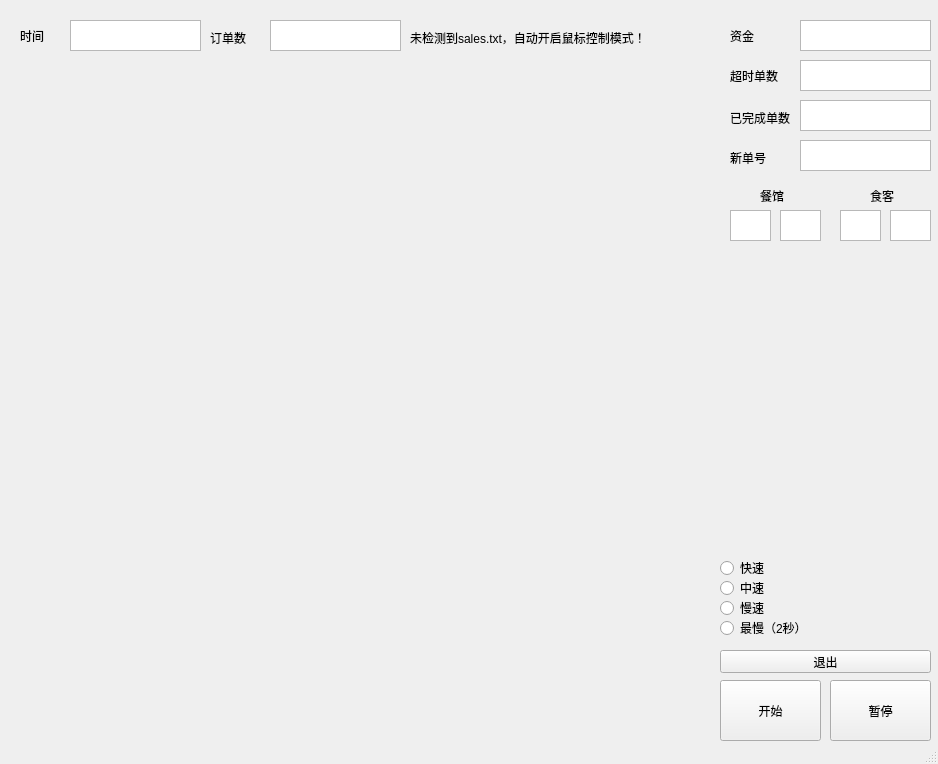
<?xml version="1.0" encoding="UTF-8"?>
<ui version="4.0">
 <class>MainWindow</class>
 <widget class="QMainWindow" name="MainWindow">
  <property name="geometry">
   <rect>
    <x>0</x>
    <y>0</y>
    <width>938</width>
    <height>764</height>
   </rect>
  </property>
  <property name="windowTitle">
   <string>SuperDelivery</string>
  </property>
  <widget class="QWidget" name="centralWidget">
   <widget class="QLabel" name="label">
    <property name="geometry">
     <rect>
      <x>20</x>
      <y>30</y>
      <width>54</width>
      <height>12</height>
     </rect>
    </property>
    <property name="text">
     <string>时间</string>
    </property>
   </widget>
   <widget class="QLabel" name="label_2">
    <property name="geometry">
     <rect>
      <x>730</x>
      <y>30</y>
      <width>54</width>
      <height>12</height>
     </rect>
    </property>
    <property name="text">
     <string>资金</string>
    </property>
   </widget>
   <widget class="QLabel" name="label_3">
    <property name="geometry">
     <rect>
      <x>730</x>
      <y>70</y>
      <width>54</width>
      <height>12</height>
     </rect>
    </property>
    <property name="text">
     <string>超时单数</string>
    </property>
   </widget>
   <widget class="QLabel" name="label_4">
    <property name="geometry">
     <rect>
      <x>730</x>
      <y>110</y>
      <width>61</width>
      <height>16</height>
     </rect>
    </property>
    <property name="text">
     <string>已完成单数</string>
    </property>
   </widget>
   <widget class="QTextBrowser" name="CompleteB">
    <property name="geometry">
     <rect>
      <x>800</x>
      <y>100</y>
      <width>131</width>
      <height>31</height>
     </rect>
    </property>
   </widget>
   <widget class="QTextBrowser" name="timeText">
    <property name="geometry">
     <rect>
      <x>70</x>
      <y>20</y>
      <width>131</width>
      <height>31</height>
     </rect>
    </property>
   </widget>
   <widget class="QTextBrowser" name="OverTimeB">
    <property name="geometry">
     <rect>
      <x>800</x>
      <y>60</y>
      <width>131</width>
      <height>31</height>
     </rect>
    </property>
   </widget>
   <widget class="QTextBrowser" name="FondB">
    <property name="geometry">
     <rect>
      <x>800</x>
      <y>20</y>
      <width>131</width>
      <height>31</height>
     </rect>
    </property>
   </widget>
   <widget class="QPushButton" name="pushButton">
    <property name="geometry">
     <rect>
      <x>720</x>
      <y>680</y>
      <width>101</width>
      <height>61</height>
     </rect>
    </property>
    <property name="text">
     <string>开始</string>
    </property>
   </widget>
   <widget class="QLabel" name="label_150">
    <property name="geometry">
     <rect>
      <x>970</x>
      <y>420</y>
      <width>40</width>
      <height>40</height>
     </rect>
    </property>
    <property name="text">
     <string/>
    </property>
    <property name="pixmap">
     <pixmap>imgsrc/road.png</pixmap>
    </property>
   </widget>
   <widget class="QLabel" name="label_157">
    <property name="geometry">
     <rect>
      <x>950</x>
      <y>370</y>
      <width>40</width>
      <height>40</height>
     </rect>
    </property>
    <property name="text">
     <string/>
    </property>
    <property name="pixmap">
     <pixmap>imgsrc/road.png</pixmap>
    </property>
   </widget>
   <widget class="QPushButton" name="pushButton_2">
    <property name="geometry">
     <rect>
      <x>830</x>
      <y>680</y>
      <width>101</width>
      <height>61</height>
     </rect>
    </property>
    <property name="text">
     <string>暂停</string>
    </property>
   </widget>
   <widget class="QLabel" name="label_5">
    <property name="geometry">
     <rect>
      <x>20</x>
      <y>60</y>
      <width>681</width>
      <height>681</height>
     </rect>
    </property>
    <property name="text">
     <string>&lt;html&gt;&lt;head/&gt;&lt;body&gt;&lt;p&gt;&lt;img src=&quot;:/imgsrc/bg.png&quot;/&gt;&lt;/p&gt;&lt;/body&gt;&lt;/html&gt;</string>
    </property>
   </widget>
   <widget class="QLabel" name="label_6">
    <property name="geometry">
     <rect>
      <x>210</x>
      <y>30</y>
      <width>61</width>
      <height>16</height>
     </rect>
    </property>
    <property name="text">
     <string>订单数</string>
    </property>
   </widget>
   <widget class="QTextBrowser" name="BillC">
    <property name="geometry">
     <rect>
      <x>270</x>
      <y>20</y>
      <width>131</width>
      <height>31</height>
     </rect>
    </property>
   </widget>
   <widget class="QWidget" name="TableW" native="true">
    <property name="geometry">
     <rect>
      <x>19</x>
      <y>59</y>
      <width>681</width>
      <height>681</height>
     </rect>
    </property>
    <layout class="QGridLayout" name="gridLayout"/>
   </widget>
   <widget class="QPushButton" name="pushButton_3">
    <property name="geometry">
     <rect>
      <x>720</x>
      <y>650</y>
      <width>211</width>
      <height>23</height>
     </rect>
    </property>
    <property name="text">
     <string>退出</string>
    </property>
   </widget>
   <widget class="QRadioButton" name="radioButton">
    <property name="geometry">
     <rect>
      <x>720</x>
      <y>580</y>
      <width>89</width>
      <height>16</height>
     </rect>
    </property>
    <property name="text">
     <string>中速</string>
    </property>
    <attribute name="buttonGroup">
     <string notr="true">buttonGroup</string>
    </attribute>
   </widget>
   <widget class="QRadioButton" name="radioButton_2">
    <property name="geometry">
     <rect>
      <x>720</x>
      <y>600</y>
      <width>89</width>
      <height>16</height>
     </rect>
    </property>
    <property name="text">
     <string>慢速</string>
    </property>
    <attribute name="buttonGroup">
     <string notr="true">buttonGroup</string>
    </attribute>
   </widget>
   <widget class="QRadioButton" name="radioButton_3">
    <property name="geometry">
     <rect>
      <x>720</x>
      <y>620</y>
      <width>89</width>
      <height>16</height>
     </rect>
    </property>
    <property name="text">
     <string>最慢（2秒）</string>
    </property>
    <attribute name="buttonGroup">
     <string notr="true">buttonGroup</string>
    </attribute>
   </widget>
   <widget class="QRadioButton" name="radioButton_4">
    <property name="geometry">
     <rect>
      <x>720</x>
      <y>560</y>
      <width>89</width>
      <height>16</height>
     </rect>
    </property>
    <property name="text">
     <string>快速</string>
    </property>
    <attribute name="buttonGroup">
     <string notr="true">buttonGroup</string>
    </attribute>
   </widget>
   <widget class="QLabel" name="mouseclabel">
    <property name="geometry">
     <rect>
      <x>410</x>
      <y>30</y>
      <width>281</width>
      <height>16</height>
     </rect>
    </property>
    <property name="text">
     <string>未检测到sales.txt，自动开启鼠标控制模式！</string>
    </property>
   </widget>
   <widget class="QLabel" name="label_7">
    <property name="geometry">
     <rect>
      <x>730</x>
      <y>150</y>
      <width>61</width>
      <height>16</height>
     </rect>
    </property>
    <property name="text">
     <string>新单号</string>
    </property>
   </widget>
   <widget class="QTextBrowser" name="NewBill">
    <property name="geometry">
     <rect>
      <x>800</x>
      <y>140</y>
      <width>131</width>
      <height>31</height>
     </rect>
    </property>
   </widget>
   <widget class="QTextBrowser" name="ax">
    <property name="geometry">
     <rect>
      <x>730</x>
      <y>210</y>
      <width>41</width>
      <height>31</height>
     </rect>
    </property>
   </widget>
   <widget class="QLabel" name="label_8">
    <property name="geometry">
     <rect>
      <x>760</x>
      <y>190</y>
      <width>54</width>
      <height>12</height>
     </rect>
    </property>
    <property name="text">
     <string>餐馆</string>
    </property>
   </widget>
   <widget class="QLabel" name="label_9">
    <property name="geometry">
     <rect>
      <x>870</x>
      <y>190</y>
      <width>54</width>
      <height>12</height>
     </rect>
    </property>
    <property name="text">
     <string>食客</string>
    </property>
   </widget>
   <widget class="QTextBrowser" name="ay">
    <property name="geometry">
     <rect>
      <x>780</x>
      <y>210</y>
      <width>41</width>
      <height>31</height>
     </rect>
    </property>
   </widget>
   <widget class="QTextBrowser" name="by">
    <property name="geometry">
     <rect>
      <x>890</x>
      <y>210</y>
      <width>41</width>
      <height>31</height>
     </rect>
    </property>
   </widget>
   <widget class="QTextBrowser" name="bx">
    <property name="geometry">
     <rect>
      <x>840</x>
      <y>210</y>
      <width>41</width>
      <height>31</height>
     </rect>
    </property>
   </widget>
  </widget>
  <widget class="QStatusBar" name="statusBar"/>
 </widget>
 <layoutdefault spacing="6" margin="11"/>
 <resources/>
 <connections/>
 <slots>
  <slot>mouseClicked()</slot>
 </slots>
 <buttongroups>
  <buttongroup name="buttonGroup"/>
 </buttongroups>
</ui>
